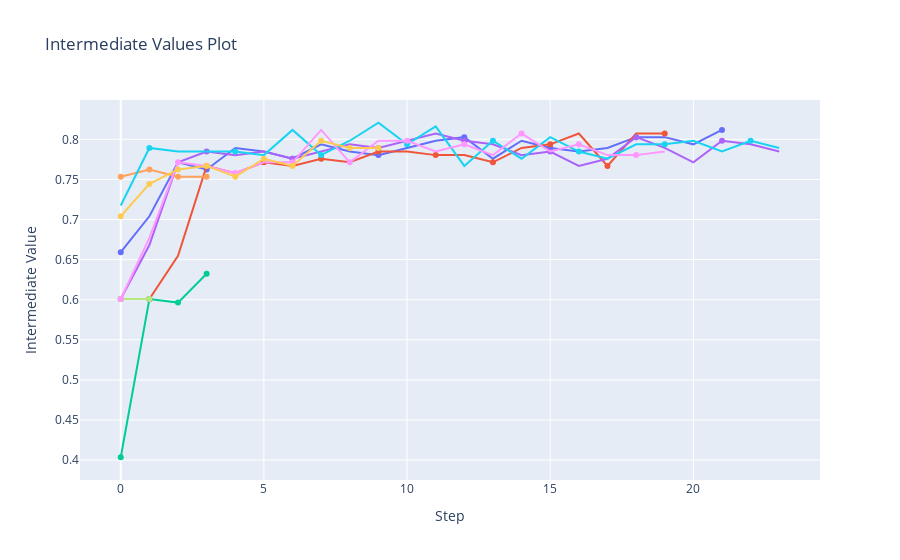

Here is the notebook cell this chart was saved with:
### Code cell
#Pruning history
optuna.visualization.plot_intermediate_values(study)

### Figure 1 — Plotly figure (JSON) as saved in the notebook; plotly's stock layout.template omitted (floating-point values rounded to 4 significant figures)
{"data": [{"marker": {"maxdisplayed": 10}, "mode": "lines+markers", "name": "Trial0", "type": "scatter", "x": [0, 1, 2, 3, 4, 5, 6, 7, 8, 9, 10, 11, 12, 13, 14, 15, 16, 17, 18, 19, 20, 21], "y": [0.6592, 0.704, 0.7713, 0.7623, 0.7892, 0.7848, 0.7758, 0.7937, 0.7848, 0.7803, 0.7892, 0.7982, 0.8027, 0.7758, 0.7982, 0.7892, 0.7848, 0.7892, 0.8027, 0.8027, 0.7937, 0.8117]}, {"marker": {"maxdisplayed": 10}, "mode": "lines+markers", "name": "Trial1", "type": "scatter", "x": [0, 1, 2, 3, 4, 5, 6, 7, 8, 9, 10, 11, 12, 13, 14, 15, 16, 17, 18, 19], "y": [0.6009, 0.6009, 0.6547, 0.7668, 0.7578, 0.7713, 0.7668, 0.7758, 0.7713, 0.7848, 0.7848, 0.7803, 0.7803, 0.7713, 0.7892, 0.7937, 0.8072, 0.7668, 0.8072, 0.8072]}, {"marker": {"maxdisplayed": 10}, "mode": "lines+markers", "name": "Trial2", "type": "scatter", "x": [0, 1, 2, 3], "y": [0.4036, 0.6009, 0.5964, 0.6323]}, {"marker": {"maxdisplayed": 10}, "mode": "lines+markers", "name": "Trial3", "type": "scatter", "x": [0, 1, 2, 3, 4, 5, 6, 7, 8, 9, 10, 11, 12, 13, 14, 15, 16, 17, 18, 19, 20, 21, 22, 23], "y": [0.6009, 0.6682, 0.7713, 0.7848, 0.7803, 0.7848, 0.7758, 0.7848, 0.7937, 0.7892, 0.7982, 0.8072, 0.7982, 0.7937, 0.7803, 0.7848, 0.7668, 0.7758, 0.8027, 0.7892, 0.7713, 0.7982, 0.7937, 0.7848]}, {"marker": {"maxdisplayed": 10}, "mode": "lines+markers", "name": "Trial4", "type": "scatter", "x": [0, 1, 2, 3], "y": [0.7534, 0.7623, 0.7534, 0.7534]}, {"marker": {"maxdisplayed": 10}, "mode": "lines+markers", "name": "Trial5", "type": "scatter", "x": [0, 1, 2, 3, 4, 5, 6, 7, 8, 9, 10, 11, 12, 13, 14, 15, 16, 17, 18, 19, 20, 21, 22, 23], "y": [0.7175, 0.7892, 0.7848, 0.7848, 0.7848, 0.7803, 0.8117, 0.7803, 0.7982, 0.8206, 0.7937, 0.8161, 0.7668, 0.7982, 0.7758, 0.8027, 0.7848, 0.7758, 0.7937, 0.7937, 0.7982, 0.7848, 0.7982, 0.7892]}, {"marker": {"maxdisplayed": 10}, "mode": "lines+markers", "name": "Trial6", "type": "scatter", "x": [0, 1], "y": [0.6009, 0.6009]}, {"marker": {"maxdisplayed": 10}, "mode": "lines+markers", "name": "Trial7", "type": "scatter", "x": [0, 1], "y": [0.6009, 0.6009]}, {"marker": {"maxdisplayed": 10}, "mode": "lines+markers", "name": "Trial8", "type": "scatter", "x": [0, 1, 2, 3, 4, 5, 6, 7, 8, 9, 10, 11, 12, 13, 14, 15, 16, 17, 18, 19], "y": [0.6009, 0.6771, 0.7713, 0.7668, 0.7578, 0.7713, 0.7713, 0.8117, 0.7713, 0.7982, 0.7982, 0.7848, 0.7937, 0.7803, 0.8072, 0.7848, 0.7937, 0.7803, 0.7803, 0.7848]}, {"marker": {"maxdisplayed": 10}, "mode": "lines+markers", "name": "Trial9", "type": "scatter", "x": [0, 1, 2, 3, 4, 5, 6, 7, 8, 9], "y": [0.704, 0.7444, 0.7623, 0.7668, 0.7534, 0.7758, 0.7668, 0.7982, 0.7892, 0.7892]}], "layout": {"showlegend": false, "title": {"text": "Intermediate Values Plot"}, "xaxis": {"title": {"text": "Step"}}, "yaxis": {"title": {"text": "Intermediate Value"}}}}
